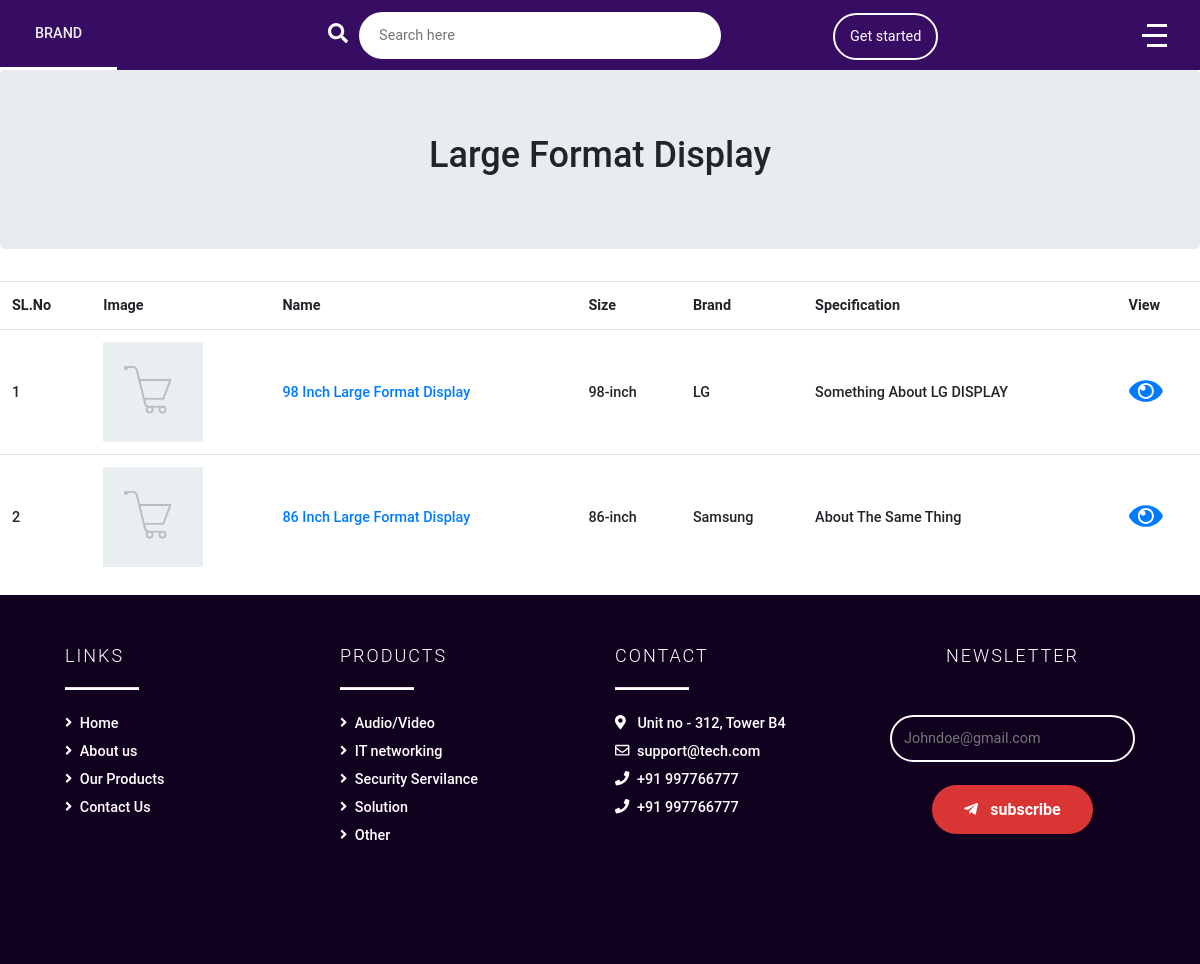
The app's page /format-display.php with its own data.
### tables this page shows
CREATE TABLE `my_format_display` (
  `my_id` int(11) NOT NULL,
  `my_subcatagory_id` int(11) NOT NULL,
  `my_display_name` varchar(100) NOT NULL,
  `my_display_size` varchar(100) NOT NULL,
  `my_display_brand` varchar(100) NOT NULL,
  `my_display_specification` varchar(1000) NOT NULL,
  `my_display_broucher` varchar(1000) NOT NULL,
  `my_display_image` varchar(1000) NOT NULL,
  `my_display_status` enum('active','inactive') NOT NULL,
  `my-display_created_at` int(11) NOT NULL,
  `my_display_updated_at` int(11) NOT NULL
);

### format-display.php (the view, shortened to what this page needs)
<?php include("config/config.inc.php");
    $query = mysqli_query($dbquery,"SELECT * FROM my_format_display");
?>
<!DOCTYPE html>
<html lang="en">
<head>
    <?php require('header/component.php'); ?>
</head>
<body>
    <?php require('header/navbar.php'); ?>
    <div class="contents" style="padding:70px 0px 1px 0px">
        <div class="jumbotron">
             <h1 class="text-center">Large Format Display</h1>
        </div>
        <table class="table">
        <tr>
            <th>SL.No</th>
            <th>Image</th>
            <th>Name</th>
            <th>Size</th>
            <th>Brand</th>
            <th>Specification</th>
            <th>View</th>
        </tr>
            <?php
            $slno=1;
            while($array = mysqli_fetch_array($query)){
                echo "
                <a class='hyperlink' href='#'>
                    <tr>
                        <td>".$slno."</td>
                        <td><a href='format-display-product.php?id=".$array['my_subcatagory_id']."'>
                        <img class='image' src='images/dummy.png'></a></td>
                        <td><a href='format-display-product.php?id=".$array['my_subcatagory_id']."'>".$array['my_display_name']."</a></td>
                        <td>".$array['my_display_size']."</td>
                        <td>".$array['my_display_brand']."</td>
                        <td>".$array['my_display_specification']."</td>
                        <td><a href='format-display-product.php?id=".$array['my_subcatagory_id']."'> <i class='fas fa-eye view'></i> </a></td>
                    </tr>
                    </a>
                    ";
                    $slno++;
                }
            ?>
        </table>
    <?php require('footer/footer.php');?>
    </div>
    <?php require('footer/component.php');?>
</body>
</html>

### dev/assets/css/custom.css (style rules this page uses)
:root { --theme-color :#370c63; }
* { padding: 0px; margin: 0px; }
.contents { padding:70px 0px 1px 250px; }
* { margin: 0px; padding: 0px; }
html { height: 100%; }
body { position: relative; min-height: 100%; }
body { background: #FFF; font-family: 'Roboto',sans-serif; }
a,a:hover { text-decoration: none; }

### format-display.php (style rules this page uses)
.image { width: 100px; height: 100px; }
.table td, .table th { vertical-align:middle; }
.view { font-size: 30px; }

### records on screen
my_format_display: my_display_name "98 Inch Large Format Display", my_display_size "98-inch", my_display_brand "LG", my_display_specification "Something About LG DISPLAY"
my_format_display: my_display_name "86 Inch Large Format Display", my_display_size "86-inch", my_display_brand "Samsung", my_display_specification "About The Same Thing"
